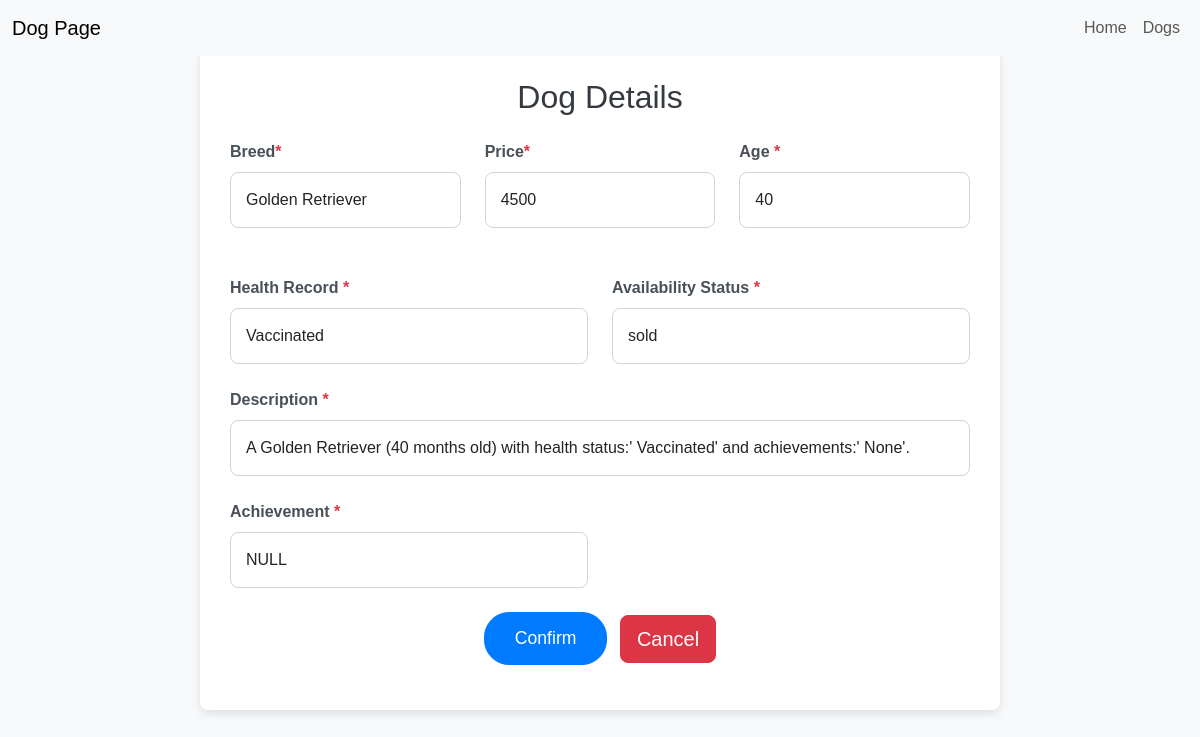
The app's page /edit_dog/5, older data.
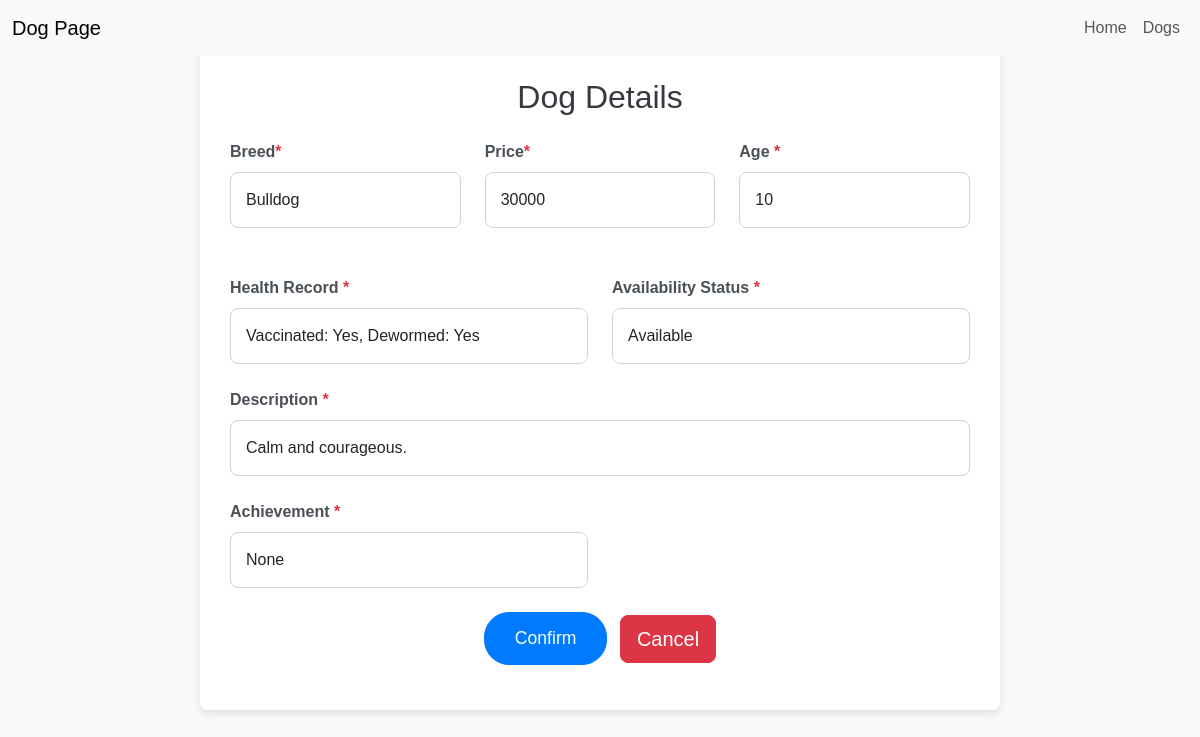
The same page, newer data.
### app.py (models this page shows)
class Pet(db.Model):
    __tablename__ = 'pet'
    pet_id = db.Column(db.Integer, primary_key=True)
    breed = db.Column(db.String(50), nullable=False)
    age_months = db.Column(db.Integer, nullable=False)
    health_records = db.Column(db.String(200))
    price = db.Column(db.Numeric, nullable=False)
    availability_status = db.Column(db.String(20))
    achivement = db.Column(db.String(200))
    image = db.Column(db.String(255))
    description = db.Column(db.String(200))

### app.py (the view, shortened to what this page needs)
@app.route('/edit_dog/<int:pet_id>', methods=['POST', 'GET'])
def edit_dog(pet_id):
    pet = db.session.query(Pet).filter_by(pet_id=pet_id).first()
    if not pet:
        flash("Pet not found", "error")
        return redirect(url_for('admin'))
    return render_template('edit_dog.html',pet=pet)

### app.py (called while the page is built)
@app.before_request
def ensure_fresh_session():
    if not session.get('initialized'):
        session.clear()
        session['initialized'] = True

### templates/edit_dog.html (shortened to what this page needs)
<!DOCTYPE html>
<html lang="en">
<head>
  <link href="https://cdn.jsdelivr.net/npm/bootstrap@5.3.3/dist/css/bootstrap.min.css" rel="stylesheet">
</head>
<body>
    <nav class="navbar navbar-expand-lg navbar-light bg-light fixed-top">
        <div class="container-fluid">
            <span class="navbar-brand mb-0 h1">Dog Page</span>
            <div class="collapse navbar-collapse" id="navbarNav">
                <ul class="navbar-nav ms-auto">
                    <li class="nav-item">
                        <a class="nav-link" href="#"> Home</a>
                    </li>
                    <li class="nav-item">
                        <a class="nav-link" href="{{ url_for('home') }}">Dogs</a>
                    </li>
                </ul>
            </div>
        </div>
    </nav>
  <div class="container mt-5">
    <h1 class="text-center mb-4">Dog Details</h1>
    <form action="{{ url_for('edit_dog', pet_id=pet.pet_id) }}" method="POST" class="mt-4">
      <div class="row g-4">
        <div class="col-md-4">
          <label for="breed" class="form-label">Breed<span class="text-danger">*</span></label>
          <input type="text" class="form-control" id="breed" name="breed" value="{{ pet.breed }}" required>
        </div>
        <div class="col-md-4">
            <label for="price" class="form-label">Price<span class="text-danger">*</span></label>
            <input type="text" class="form-control" id="price" name="price" value="{{ pet.price | round(0) }}" required>
        </div>
        <div class="col-md-4">
          <label for="age" class="form-label">Age <span class="text-danger">*</span></label>
          <input type="text" class="form-control" id="age" name="age" value="{{pet.age_months}}" required>
        </div>
        <div class="col-md-6">
          <label for="Health_Record" class="form-label">Health Record <span class="text-danger">*</span></label>
          <input type="Health_Record" class="form-control" id="Health_Record" name="Health_Record" value="{{pet.health_records}}" required>
        </div>
        <div class="col-md-6">
          <label for="Availability" class="form-label">Availability Status <span class="text-danger">*</span></label>
          <input type="text" class="form-control" id="Availability" name="Availability" value="{{pet.availability_status}}" required>
        </div>
        <div class="col-12">
          <label for="description" class="form-label">Description <span class="text-danger">*</span></label>
          <input type="description" class="form-control" id="description" name="description" value="{{pet.description}}" required>
          </div>
        <div class="col-md-6">
          <label for="achivement" class="form-label">Achievement <span class="text-danger">*</span></label>
          <input type="achivement" class="form-control" id="achivement" name="achivement" value="{{pet.achivement}}" required>
        </div>
        <div class="col-12 text-center">
          <button type="submit" class="btn btn-primary btn-lg">Confirm</button>
          <a href="{{ url_for('admin') }}" class="btn btn-danger btn-lg ms-2">Cancel</a>
        </div>
      </div>
    </form>
  </div>
</body>
</html>

### templates/edit_dog.html (style rules this page uses)
body { background-color: #f8f9fa; font-family: 'Arial', sans-serif; }
.container { max-width: 800px; background-color: #ffffff; padding: 30px; border-radius: 8px; box-shadow: 0 4px 8px rgba(0, 0, 0, 0.1); }
h1 { font-size: 2rem; color: #343a40; }
.form-label { font-weight: bold; color: #495057; }
.btn-primary { background-color: #007bff; border-color: #007bff; padding: 12px 30px; font-size: 1.1rem; border-radius: 25px; }
.form-control, textarea { border-radius: 8px; box-shadow: none; border-color: #ced4da; padding: 15px; }
.row { margin-bottom: 15px; }

Row changes from the older to the newer data that the page shows:
changed Pet: breed "Golden Retriever" → "Bulldog"; price "4500" → "30000"; age "40" → "10"; Health_Record "Vaccinated" → "Vaccinated: Yes, Dewormed: Yes"; Availability "sold" → "Available"; description "A Golden Retriever (40 months old) with health status:' Vaccinated' and achievements:' None'." → "Calm and courageous."; achivement "NULL" → "None"
